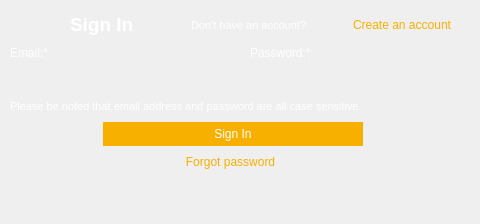
<?xml version="1.0" encoding="UTF-8"?>
<ui version="4.0">
 <class>Dialog</class>
 <widget class="QDialog" name="Dialog">
  <property name="geometry">
   <rect>
    <x>0</x>
    <y>0</y>
    <width>480</width>
    <height>224</height>
   </rect>
  </property>
  <property name="windowTitle">
   <string>Dialog</string>
  </property>
  <widget class="QWidget" name="widget" native="true">
   <property name="geometry">
    <rect>
     <x>0</x>
     <y>0</y>
     <width>480</width>
     <height>224</height>
    </rect>
   </property>
   <property name="styleSheet">
    <string notr="true">.QWidget{background-image: url(:/public/png/public/rectangle.png);border:0px;}</string>
   </property>
   <widget class="QLabel" name="title">
    <property name="geometry">
     <rect>
      <x>70</x>
      <y>7</y>
      <width>121</width>
      <height>34</height>
     </rect>
    </property>
    <property name="font">
     <font>
      <family>Arial</family>
      <pointsize>14</pointsize>
      <weight>75</weight>
      <bold>true</bold>
     </font>
    </property>
    <property name="styleSheet">
     <string notr="true">.QLabel{background-color: transparent; border:0; color :white}</string>
    </property>
    <property name="text">
     <string>Sign In</string>
    </property>
   </widget>
   <widget class="QPushButton" name="sign_in_bt">
    <property name="geometry">
     <rect>
      <x>103</x>
      <y>122</y>
      <width>260</width>
      <height>24</height>
     </rect>
    </property>
    <property name="styleSheet">
     <string notr="true">QPushButton{background-color: rgb(248,176,0); border:0; color :white}</string>
    </property>
    <property name="text">
     <string>Sign In</string>
    </property>
   </widget>
   <widget class="QLineEdit" name="email">
    <property name="geometry">
     <rect>
      <x>10</x>
      <y>65</y>
      <width>220</width>
      <height>24</height>
     </rect>
    </property>
    <property name="styleSheet">
     <string notr="true">QLineEdit{background-image: url(:/public/png/public/rectangle-copy.png);background-color: transparent; border:0; color :white}
</string>
    </property>
    <property name="inputMask">
     <string/>
    </property>
    <property name="text">
     <string notr="true"/>
    </property>
    <property name="placeholderText">
     <string/>
    </property>
   </widget>
   <widget class="QLabel" name="email_hint">
    <property name="geometry">
     <rect>
      <x>10</x>
      <y>45</y>
      <width>180</width>
      <height>16</height>
     </rect>
    </property>
    <property name="styleSheet">
     <string notr="true">.QLabel{background-color: transparent; border:0; color :white}</string>
    </property>
    <property name="text">
     <string>Email:*</string>
    </property>
   </widget>
   <widget class="QLineEdit" name="password">
    <property name="geometry">
     <rect>
      <x>250</x>
      <y>65</y>
      <width>220</width>
      <height>24</height>
     </rect>
    </property>
    <property name="styleSheet">
     <string notr="true">QLineEdit{background-image: url(:/public/png/public/rectangle-copy.png);background-color: transparent; border:0; color :white}
</string>
    </property>
    <property name="inputMask">
     <string/>
    </property>
    <property name="text">
     <string notr="true"/>
    </property>
    <property name="placeholderText">
     <string/>
    </property>
   </widget>
   <widget class="QLabel" name="password_hit">
    <property name="geometry">
     <rect>
      <x>250</x>
      <y>45</y>
      <width>180</width>
      <height>16</height>
     </rect>
    </property>
    <property name="styleSheet">
     <string notr="true">.QLabel{background-color: transparent; border:0; color :white}</string>
    </property>
    <property name="text">
     <string>Password:*</string>
    </property>
   </widget>
   <widget class="QLabel" name="create_account_guide">
    <property name="geometry">
     <rect>
      <x>191</x>
      <y>17</y>
      <width>151</width>
      <height>17</height>
     </rect>
    </property>
    <property name="font">
     <font>
      <pointsize>8</pointsize>
     </font>
    </property>
    <property name="styleSheet">
     <string notr="true">.QLabel{background-color: transparent; border:0; color :white}</string>
    </property>
    <property name="text">
     <string>Don't have an account?</string>
    </property>
   </widget>
   <widget class="QPushButton" name="create_account">
    <property name="geometry">
     <rect>
      <x>337</x>
      <y>17</y>
      <width>130</width>
      <height>16</height>
     </rect>
    </property>
    <property name="styleSheet">
     <string notr="true">QPushButton{background-color: transparent; border:0; color : rgb(248,176,0)}</string>
    </property>
    <property name="text">
     <string>Create an account</string>
    </property>
   </widget>
   <widget class="QPushButton" name="forgot_psw">
    <property name="geometry">
     <rect>
      <x>155</x>
      <y>150</y>
      <width>151</width>
      <height>24</height>
     </rect>
    </property>
    <property name="styleSheet">
     <string notr="true">QPushButton{background-color: transparent; border:0; color : rgb(248,176,0)}</string>
    </property>
    <property name="text">
     <string>Forgot password</string>
    </property>
   </widget>
   <widget class="QPushButton" name="back">
    <property name="geometry">
     <rect>
      <x>10</x>
      <y>13</y>
      <width>49</width>
      <height>24</height>
     </rect>
    </property>
    <property name="styleSheet">
     <string notr="true">.QPushButton{background-image: url(:/public/png/public/back.png); border:0;}</string>
    </property>
    <property name="text">
     <string/>
    </property>
   </widget>
   <widget class="QLabel" name="psw_guide">
    <property name="geometry">
     <rect>
      <x>10</x>
      <y>98</y>
      <width>450</width>
      <height>16</height>
     </rect>
    </property>
    <property name="font">
     <font>
      <pointsize>8</pointsize>
     </font>
    </property>
    <property name="styleSheet">
     <string notr="true">.QLabel{background-color: transparent; border:0; color :white}</string>
    </property>
    <property name="text">
     <string>Please be noted that email address and password are all case sensitive.</string>
    </property>
   </widget>
  </widget>
 </widget>
 <resources>
  <include location="../../title.qrc"/>
 </resources>
 <connections/>
</ui>
